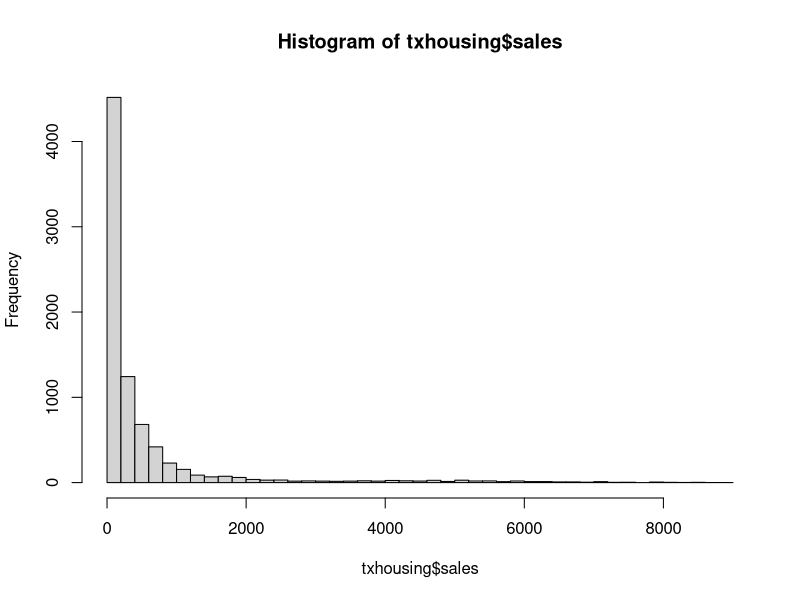
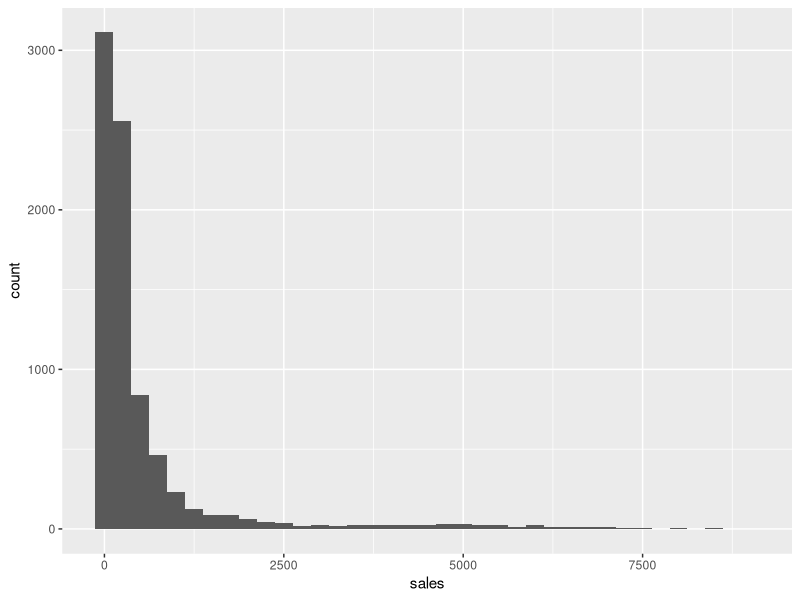
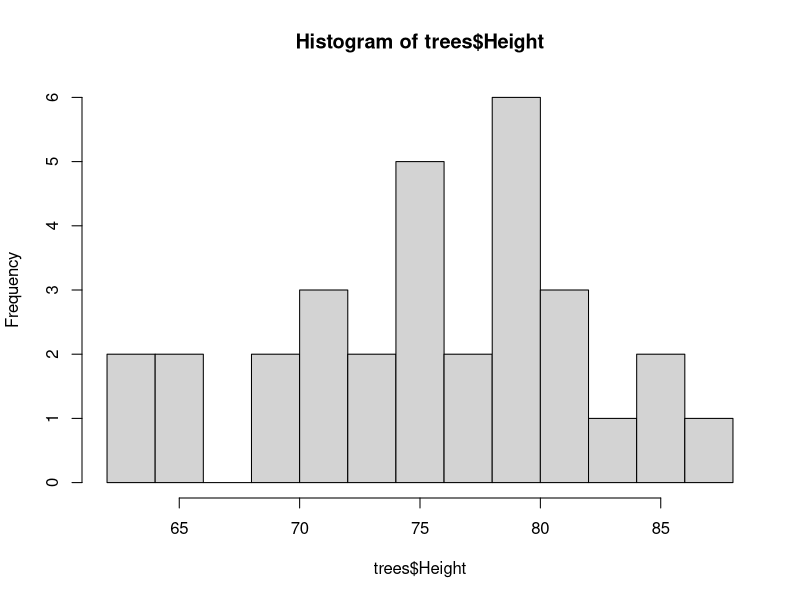
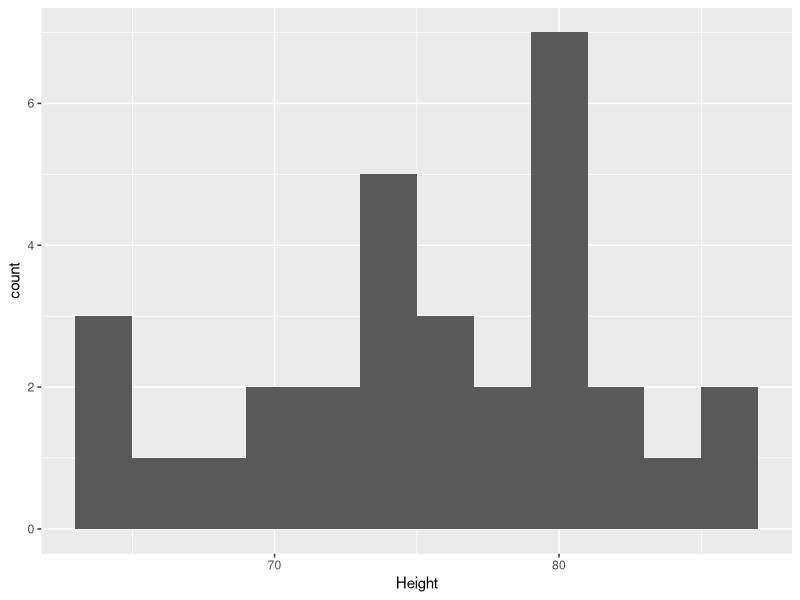
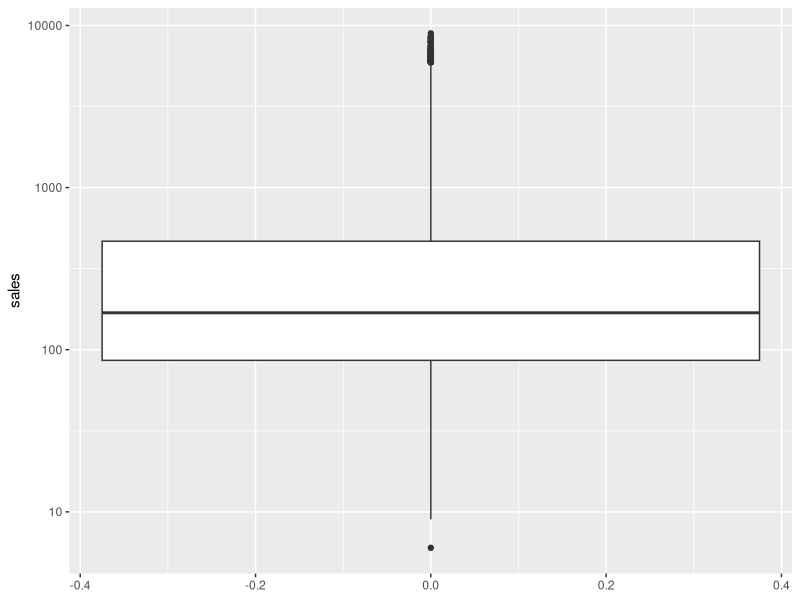
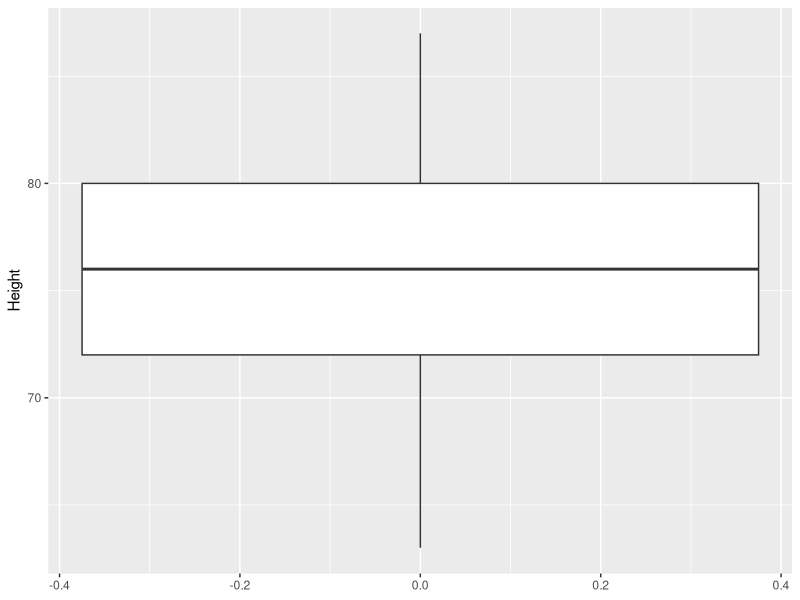
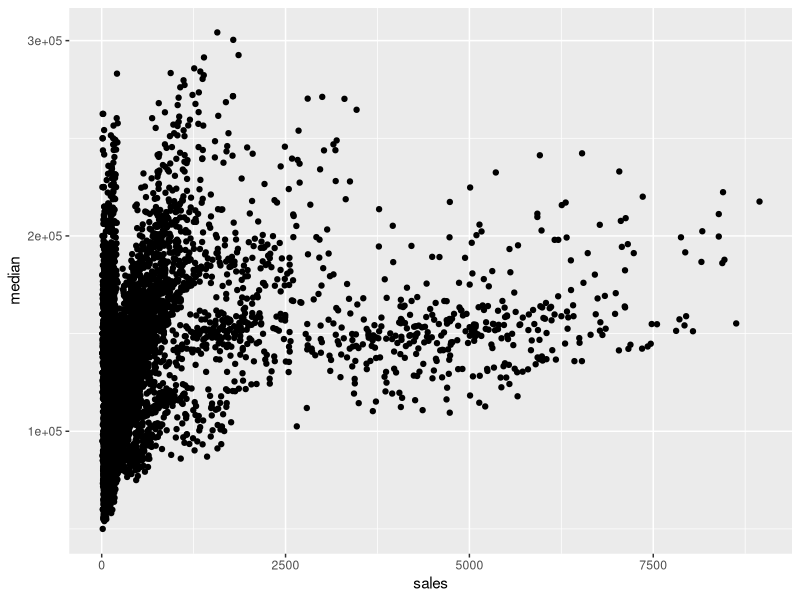
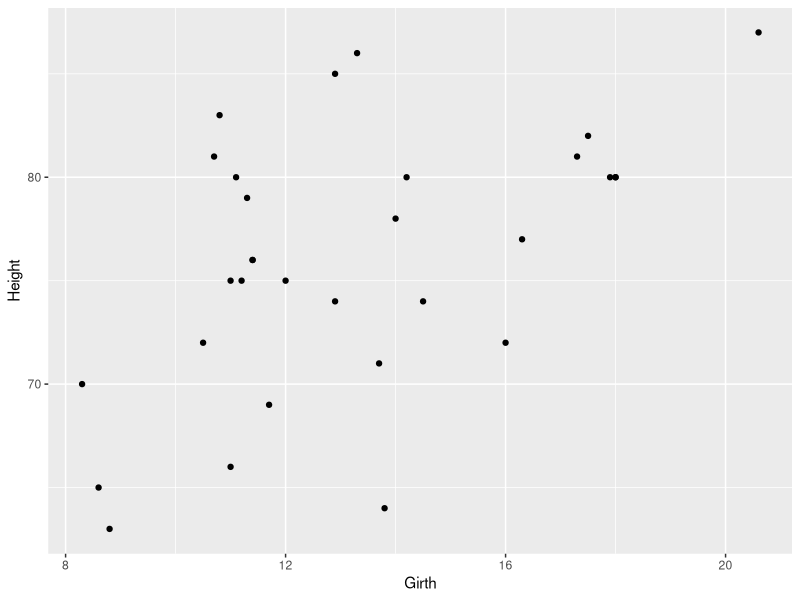

Reproduce these figures in R, in order.
## ---- chunk 1
knitr::opts_chunk$set(echo = TRUE)
## ---- chunk 2
library("ggplot2")
library("tidyr")
## ---- chunk 3
data()
## ---- chunk 4
data(txhousing)
## ---- chunk 5
str(txhousing)

## ---- chunk 6
help("txhousing")
## ---- chunk 7
data(trees)
## ---- chunk 8
str(trees)
help(trees)
## ---- chunk 9
head(txhousing)
## ---- chunk 10
tail(txhousing,8)
## ---- chunk 11
View(txhousing)

## ---- chunk 12
class(txhousing)
## ---- chunk 13
dim(txhousing)
## ---- chunk 14
summary(txhousing)
## ---- chunk 15
colnames(txhousing)
## ---- chunk 16
head(trees,10)
## ---- chunk 17
summary(trees)
## ---- chunk 18
#Height of the shortest tree can be found by the min height in the summary, or using the function below:
min(trees["Height"])

#The height of the smallest tree means the height of the tree with the lowest volume. This can be found with the function, below:
volume_vector = as.vector(trees$Volume)
smallest_tree <- trees$Height[match(min(trees$Volume), volume_vector)]
smallest_tree
## ---- chunk 19
View(trees)
## ---- chunk 20
mean(txhousing$sales,na.rm=TRUE)
## ---- chunk 21
#computing a standard deviation- another measure of spred

sd(txhousing$sales,na.rm=TRUE)

## ---- chunk 22
sd(trees$Height, na.rm=TRUE)
## ---- chunk 23
hist(txhousing$sales,breaks=50)
## ---- chunk 24

ggplot(txhousing,aes(x=sales))+geom_histogram(binwidth=250)
## ---- chunk 25
View(txhousing)
## ---- chunk 26
hist(trees$Height,breaks=10)
ggplot(trees,aes(x=Height))+geom_histogram(binwidth=2)
## ---- chunk 27
ggplot(txhousing,aes(y=sales))+geom_boxplot()+scale_y_continuous(trans='log10')

## ---- chunk 28
ggplot(trees,aes(y=Height))+geom_boxplot()
## ---- chunk 29

ggplot(txhousing,aes(x=sales,y=median))+geom_point()

## ---- chunk 30
ggplot(trees, aes(x=Girth, y=Height)) + geom_point()
